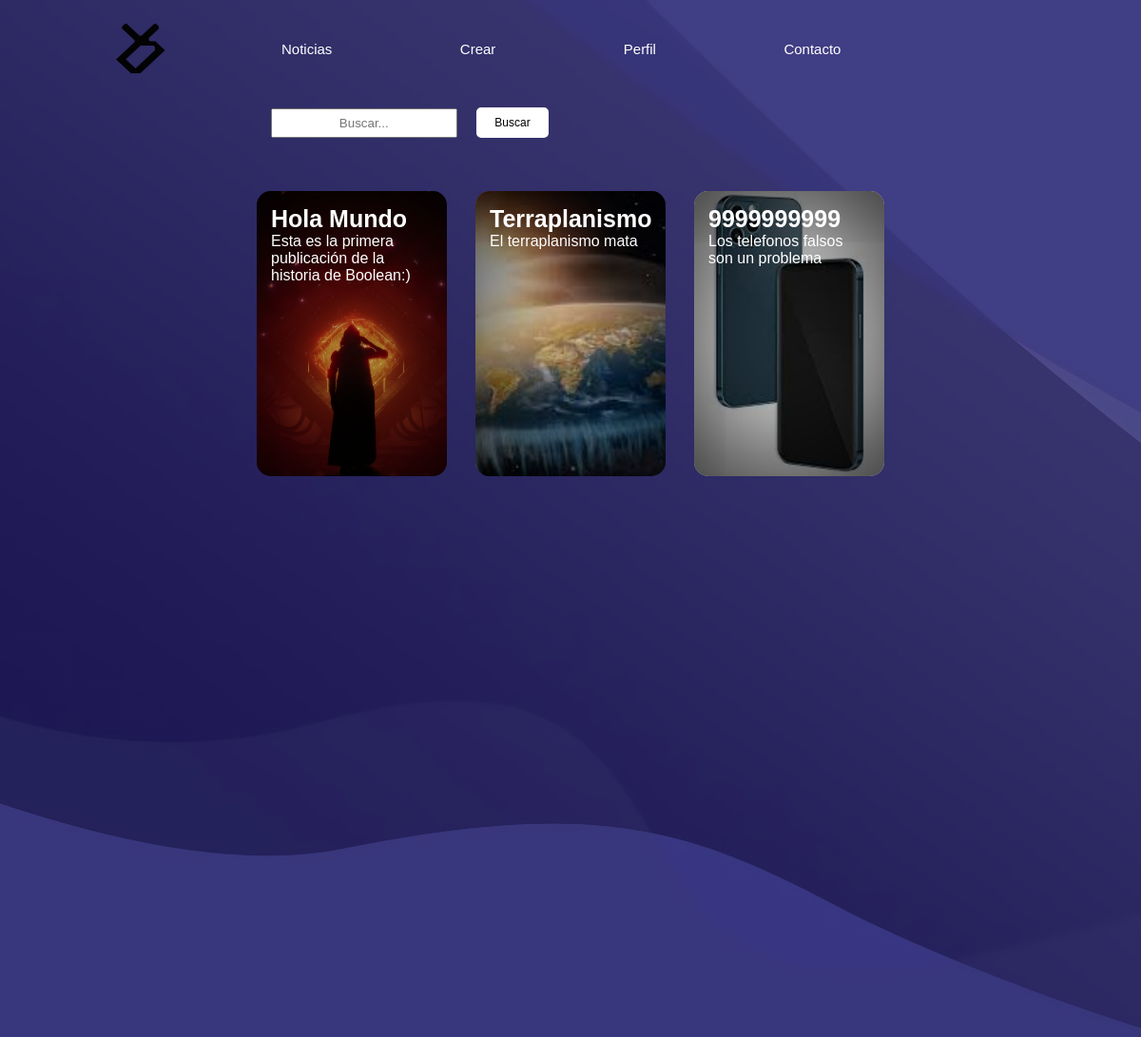
The app's page /Usuario/noticias.php, older data.
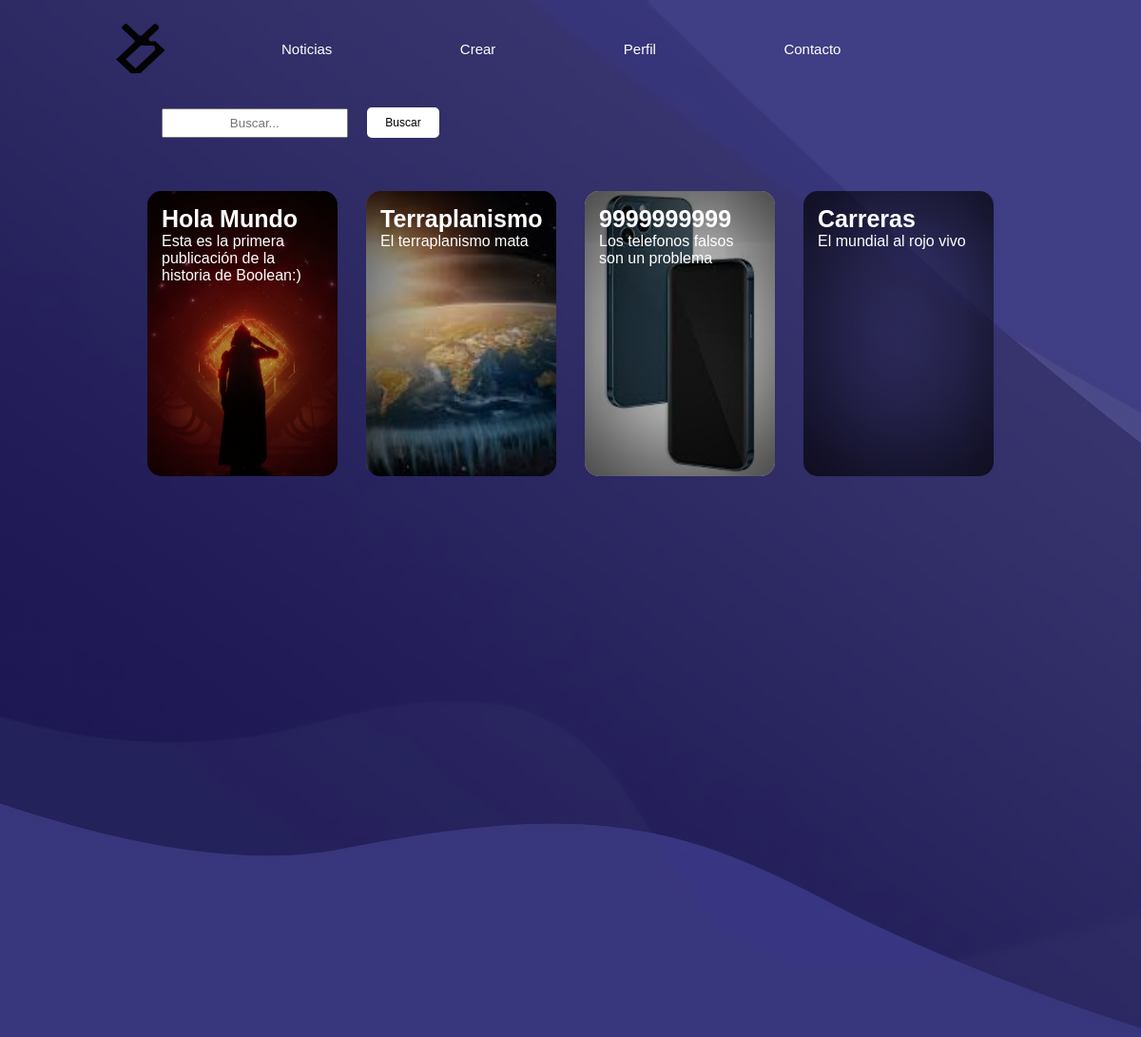
The same page, newer data.
### tables this page shows
CREATE TABLE `noticia` (
  `id` int(11) NOT NULL,
  `id_user` int(11) NOT NULL,
  `titulo` varchar(30) NOT NULL,
  `descripcion` varchar(500) NOT NULL,
  `contenido` text NOT NULL,
  `imagen` varchar(200) NOT NULL
);

### Usuario/noticias.php (the view, shortened to what this page needs)
<?php
require("../Datos/conexion.php");
$sql = "SELECT *  FROM noticia";
$resultado = mysqli_query($conexion, $sql);
if (isset($_POST['buscar'])) {
    $titulo = $_POST['busqueda'];
    $sql = "SELECT * FROM noticia INNER JOIN usuario ON id_usuario = id_user WHERE titulo LIKE '%$titulo%' AND ban = 'No' ";
    $resultado = mysqli_query($conexion, $sql);
} else {
    $sql = "SELECT * FROM noticia INNER JOIN usuario ON id_usuario = id_user AND ban = 'No'";
    $resultado = mysqli_query($conexion, $sql);
}
?>
<html>
<head>
    <link rel="stylesheet" type="text/css" href="estilos.css" title="style" />
</head>
<body>
    <div class="contenedor">
        <div class="navegacion">
          <a href = "./index.php"><img src="./imagenes/LogoDani-02.png" class="logo"/></a>
            <nav>
                <ul>
                    <li class="barra">
                        <a href="./noticias.php" class="decBarra">Noticias</a>
                    </li>
                    <li class="barra">
                        <a href="./crearNoticia.php" class="decBarra">Crear</a>
                    </li>
                    <li class="barra">
                        <a href="./perfil.php" class="decBarra">Perfil</a>
                    </li>
                    <li class="barra">
                        <a href="./contacto.php" class="decBarra">Contacto</a>
                    </li>
                </ul>
            </nav>
        </div>
        <div class="algo">
            <div class="tarjeta">
                <div class="texto">
                <form action = "./noticias.php" method="POST" enctype="multipart/form-data">
                    <div class="flex-row">
                        <input type="text" name="busqueda" id ="busqueda" placeholder="Buscar...">
                        <input type="submit" name="buscar" id="buscar" value="Buscar">
                    </div>
                </form><br><br>
                    <div id="arreglo3">
                        <?php
                            if ($resultado) {
                                while ($fila = mysqli_fetch_array($resultado)) {
                        ?>
                            <a href = "./articulo.php?id=<?php echo $fila['id'] ?>">
                                <div class="wrapper" style="background-image: url('Resources/Noticias/<?php echo($fila['titulo'])?>/<?php echo($fila['imagen'])?>')">
                                <h5><?php echo($fila['titulo']) ?></h5>
                                <p>
                                    <?php echo($fila['descripcion']) ?>
                                </p>
                                </div>
                            </a>
                        <?php
                                }
                            }
                        ?>
                    </div>
              </div>
            </div>
        </div>
    </div>
</body>
</html>

### Usuario/estilos.css (style rules this page uses)
* { padding: 0; margin: 0; font-family: Tahoma, sans-serif; background-repeat: no-repeat; }
.navegacion { display: flex; align-items: center; }
nav { flex: 1; text-align: right; color: white; }
nav ul li { list-style: none; margin-left: 70px; display: inline-block; }
.logo { width: 100px; cursor: pointer; }
.barra { border-radius: 10px; padding: 30px; }
.decBarra { text-decoration: none; color: white; font-size: 15px; }
.contenedor { width: 100%; background-image: url(./imagenes/website-background-image-size-psd-vector-photo_waifu2x_art_noise3_scale_tta_1.png); display: flex; flex-direction: row; flex-flow: wrap; background-size: cover; background-position: center; padding-left: 8%; padding-right: 8%; box-sizing: border-box; }
.tarjeta { display: flex; align-items: center; justify-content: center; align-items: center; width: 100%; height: 100%; }
.algo { width: 100%; height: auto; display: flex; flex-direction: row; flex-flow: wrap; background-size: cover; box-sizing: border-box; justify-content: space-around; }
#arreglo3 { display: flex; flex-direction: row; flex-flow: wrap; justify-content: space-around; width: 100%; height: 900px; margin-top: 0; }
input[type="text"], input[type="password"] { width: 82%; padding: 6px 12px; margin-left: 20px; text-align: center; }
#buscar { width: 190px; background-color: white; color: black; font-size: 12px; padding: 13px; border-radius: 20px; outline: none; }
.wrapper { display: inline-block; cursor: pointer; width: 200px; height: 300px; border-radius: 15px; padding: 15px; box-sizing: border-box; margin: 10px 15px; box-shadow: inset 0 0 150px 2px rgb(0, 0, 0); background-position: center center; background-size: cover; background-repeat: no-repeat; transition: 0.5s; animation-duration: 2s; animation-iteration-count: infinite; transform-origin: bottom; }
h5 { font-size: 25px; color: white; }
.wrapper p { color: white; }
input[type="submit"] { width: 90%; padding: 20px; margin-left: 20px; border: none; text-align: center; border-radius: 5px; background-color: rgb(68, 0, 255); color: rgb(255, 255, 255); }
.flex-row { display: flex; flex-direction: row; height: auto; background-size: cover; box-sizing: border-box; justify-content: inline-block; align-items: center; }
#buscar { width: 30%; padding: 6px 12px; margin-left: 20px; border-radius: 5px; text-align: center; border: solid white; color: black; }
body { background-color: rgb(250, 243, 243); }
form { padding: 10px; display: table; }
body { display: flex; justify-content: center; }
body { background-image: url(./imagenes/website-background-image-size-psd-vector-photo_waifu2x_art_noise3_scale_tta_1.png); }

Row changes from the older to the newer data that the page shows:
added noticia: titulo "Carreras", descripcion "El mundial al rojo vivo"
